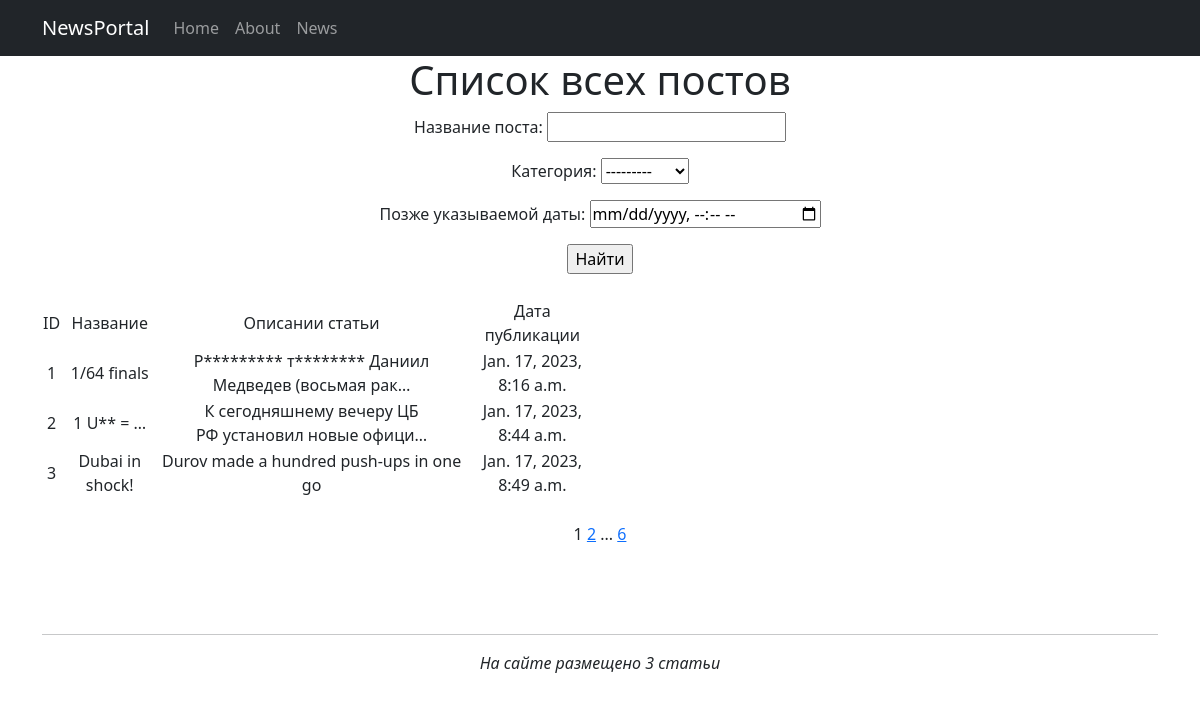
Before: /news/ with the older database file.
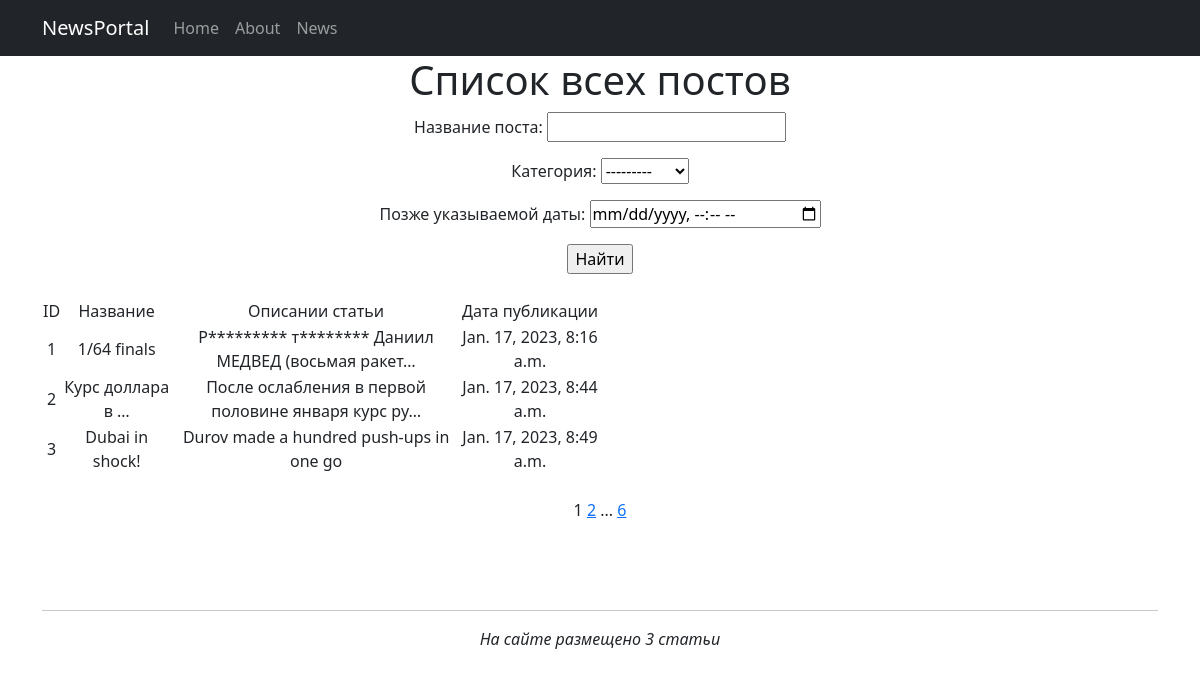
After: the same page with the newer database file.
### news/models.py (models this page shows, shortened)
class Post(models.Model):
    objects = None
    article = 'art'
    news = 'news'
    PUBLICATION = [
        (article, 'Статья'),
        (news, 'Новость'),
    ]
    postAuthor = models.ForeignKey(Author, on_delete=models.CASCADE)
    categoryType = models.CharField(max_length=4, choices=PUBLICATION, default=news)
    title = models.CharField(max_length=255)
    time_in_Post = models.DateTimeField(auto_now_add=True)
    time_out = models.DateTimeField(null=True)
    postCategory = models.ManyToManyField(Category, through='PostCategory')
    text = models.TextField()
    rating = models.IntegerField(default=0)

### news/views.py (the view)
# urls.py: path('', PostList.as_view(), name='news_list'),
class PostList(ListView):
    model = Post
    ordering = 'time_in_Post'
    template_name = 'flatpages/news.html'
    context_object_name = 'news'
    paginate_by = 3
    def get_context_data(self, **kwargs):
        context = super().get_context_data(**kwargs)
        context['filterset'] = self.filterset
        return context
    def get_queryset(self):
        queryset = super().get_queryset()
        self.filterset = PostFilter(self.request.GET, queryset)
        return self.filterset.qs.order_by('id')

### news/templatetags/custom_filters.py (called while the page is built)
@register.filter()
def censor(text):
    bad_words = ('теннисист', 'ракетка', 'чемпионата', 'usd', 'российский')
    if type(text) == str:
        for word in text.split():
            if word.lower() in bad_words:
                text = text.replace(word, f"{word[0]}{'*' * (len(word) - 1)}")
    else:
        raise ValueError('Данные не являются строкой')
    return text

@register.simple_tag(takes_context=True)
def url_replace(context, **kwargs):
   d = context['request'].GET.copy()
   for k, v in kwargs.items():
       d[k] = v
   return d.urlencode()

### templates/flatpages/news.html (shortened to what this page needs)
{% extends 'flatpages/default.html' %}
{% load custom_filters %}
{% block content %}
    <h1>Cписок всех постов</h1>
<form action="" method="get">
    {{ filterset.form.as_p }}
    <input type="submit" value="Найти">
</form>
    <br>
    {% if news %}
        <table>
            <tr>
                <td>ID</td>
                <td>Название</td>
                <td>Описании статьи</td>
                <td>Дата публикации</td>
            </tr>
            {% for post in news %}
            <tr>
                <td>{{ post.id }}</td>
                <td>{{ post.title| truncatewords:3 | censor}}</td>
                <td> {{ post.text| truncatechars:50| censor }} </td>
                <td>{{ post.time_in_Post}}</td>
            </tr>
            {% endfor %}
        </table>
    {% else %}
        <h2>Новостей нет</h2>
    {% endif %}
    <br>
    {{page_obj.number}}
    {% if page_obj.has_next %}
        <a href="?{% url_replace page=page_obj.next_page_number %}">{{page_obj.next_page_number}}</a>
        {% if page_obj.paginator.num_pages != page_obj.next_page_number %}
            ...
            <a href="?{% url_replace page=page_obj.paginator.num_pages %}">{{page_obj.paginator.num_pages}}</a>
        {% endif %}
    {% endif %}
        <br><br><br><br>
        <hr>
        <p><em> На сайте размещено {{ news| length}} статьи </em></p>
{% endblock content %}

### templates/flatpages/default.html (shortened to what this page needs)
<!DOCTYPE html>
<html lang="en">
    <head>
        {% load static %}
        <link href="{% static 'css/styles.css'%}" rel="stylesheet" />
    </head>
    <body>
        <nav class="navbar navbar-expand-lg navbar-dark bg-dark static-top">
           <div class="container">
               <a class="navbar-brand" href="#">NewsPortal</a>
               <div class="collapse navbar-collapse" id="navbarResponsive">
                   <ul class="navbar-nav ml-auto">
                       <li class="nav-item active">
                           <a class="nav-link" href="#">Home</a>
                       </li>
                       <li class="nav-item">
                           <a class="nav-link" href="/about/">About</a>
                       </li>
                       <li class="nav-item">
                           <a class="nav-link" href="/news/">News</a>
                       </li>
                   </ul>
               </div>
           </div>
        </nav>
        <div class="container">
           <div class="row">
               <div class="col-lg-12 text-center">
                   {% block content %}{% endblock content %}
               </div>
           </div>
        </div>
    </body>
</html>

### templates/flatpages/news.html (style rules this page uses)
table { width: 50%; }

Changed rows visible on the page:
changed Post "1/64 finals": text|censor "Р********* т******** Даниил Медведев (восьмая рак…" → "Р********* т******** Даниил МЕДВЕД (восьмая ракет…"
changed Post id 2: title|censor "1 U** = …" → "Курс доллара в …"; text|censor "К сегодняшнему вечеру ЦБ РФ установил новые офици…" → "После ослабления в первой половине января курс ру…"
